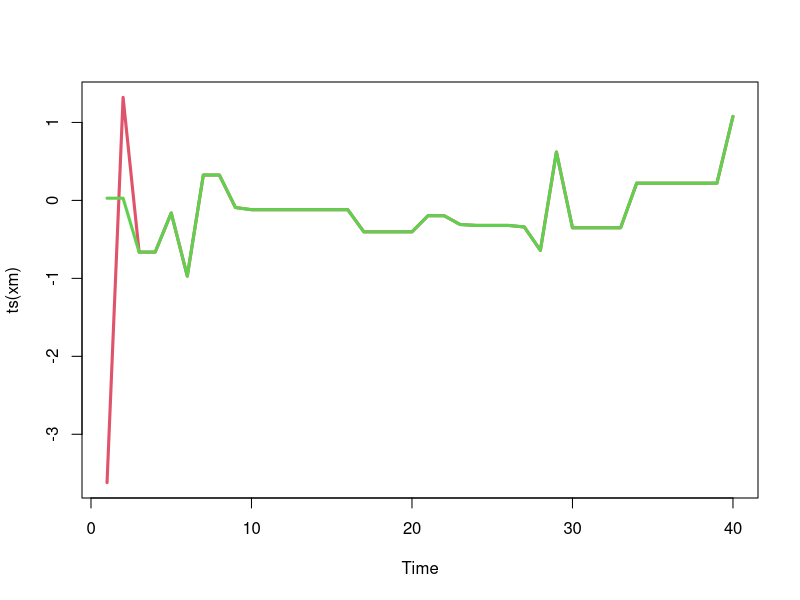
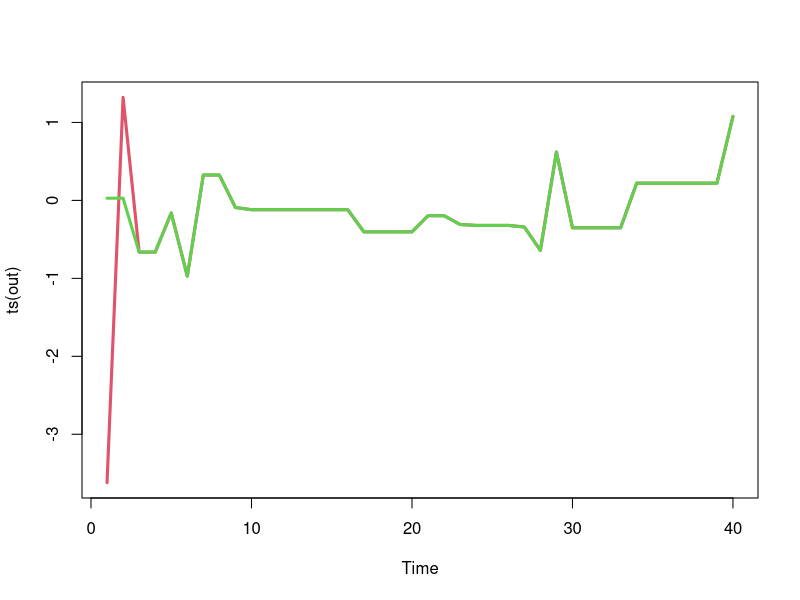
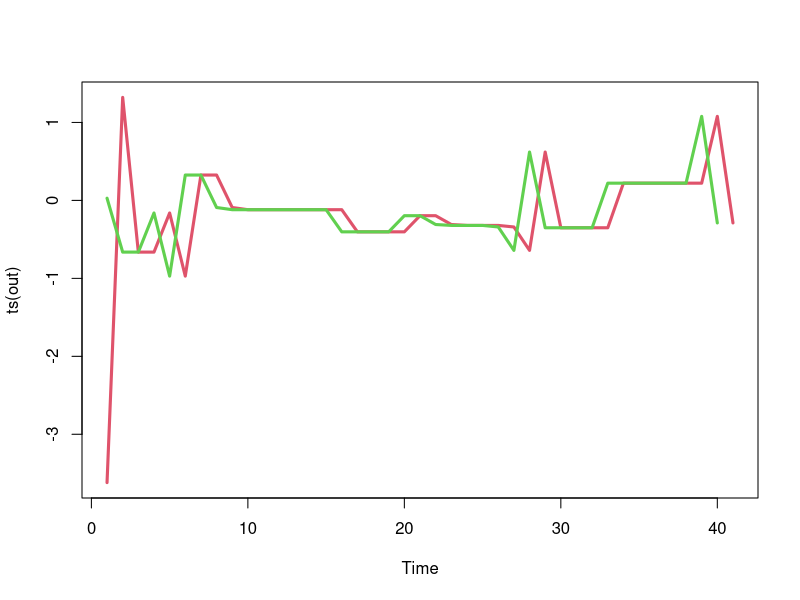
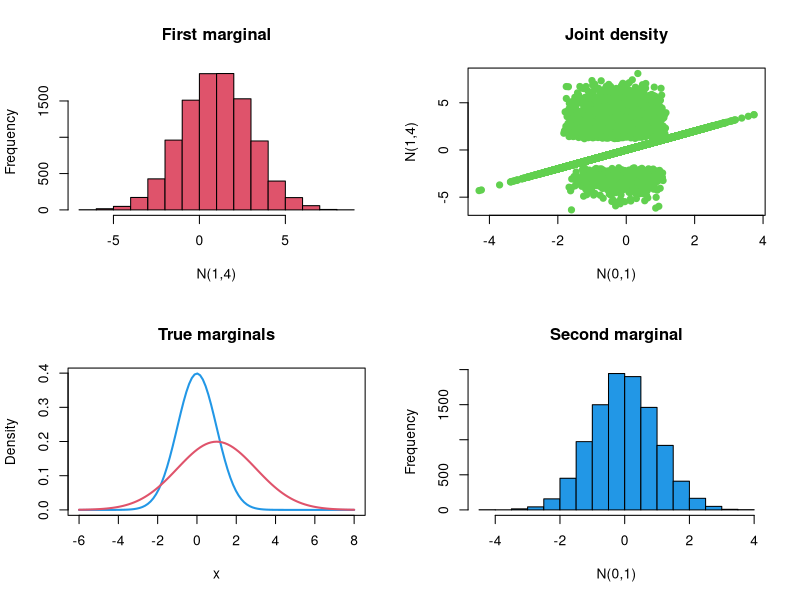
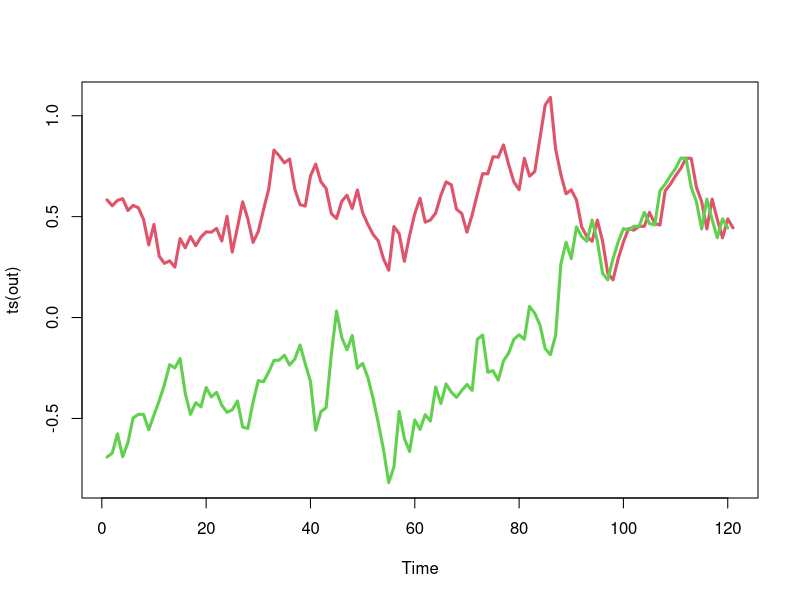
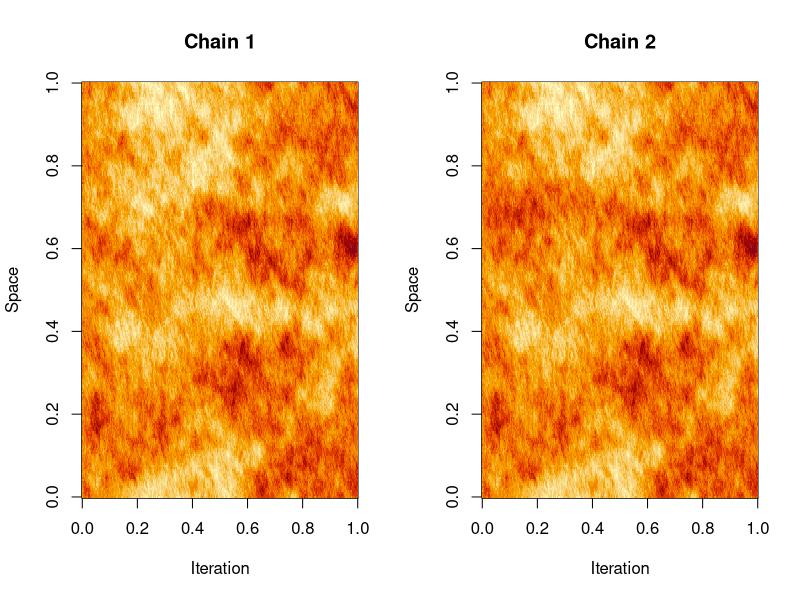
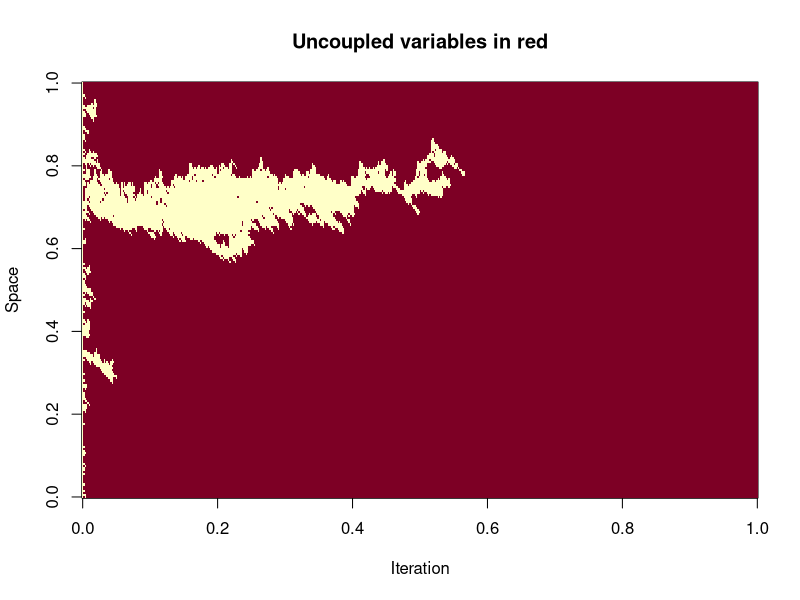
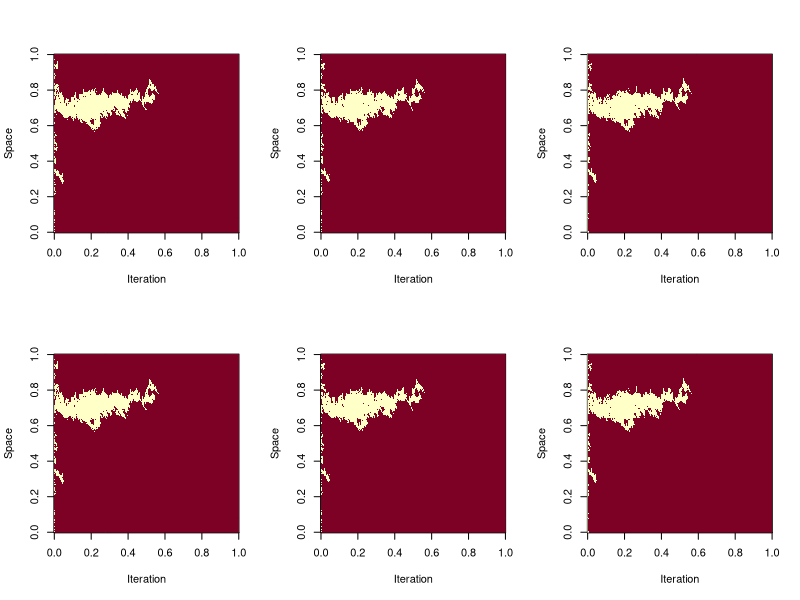

Generate these figures, in order, with R:
## ---- chunk 1
set.seed(4)
n = 40
xm = matrix(0, nrow=n, ncol=2)
x = rcauchy(2)
xm[1, ] = x
for (i in 2:n) {
  xs = rcauchy(1)
  u = runif(1)
  a = dnorm(xs, 0, 0.5)*dcauchy(x) / (
        dnorm(x, 0, 0.5)*dcauchy(xs) )
  x[u < a] = xs
  xm[i, ] = x
  }
## ---- chunk 2
plot(ts(xm), plot.type="single", col=c(2,3), lwd=3)
## ---- chunk 3
cmis = function(n, rpi0, dpi, rq, dq) {
    xm = matrix(0, nrow=n, ncol=2)
    x = c(rpi0(), rpi0())
    xm[1, ] = x
    for (i in 2:n) {
        xs = rq()
        u = runif(1)
        a = dpi(xs)*dq(x)/(dpi(x)*dq(xs))
        x[u < a] = xs
        xm[i, ] = x
    }
    xm
}
## ---- chunk 4
set.seed(4)
out = cmis(
    40,
    function() rcauchy(1),
    function(x) dnorm(x,0,0.5),
    function() rcauchy(1),
    function(x) dcauchy(x)
	)
## ---- chunk 5
plot(ts(out), plot.type="single", col=c(2,3), lwd=3)
## ---- chunk 6
cmis1 = function(n, rpi0, dpi, rq, dq) {
    xm = matrix(NA, nrow=n+1, ncol=2)
    x = c(rpi0(), rpi0()); xm[1, ] = x
    xs = rq(); u = runif(1)
    a = dpi(xs)*dq(x[1])/(dpi(x[1])*dq(xs))
    if (u < a) x[1] = xs
    xm[2,1] = x[1]
    for (i in 2:n) {
        xs = rq(); u = runif(1)
        a = dpi(xs)*dq(x)/(dpi(x)*dq(xs))
        x[u < a] = xs
        xm[i+1, 1] = x[1]; xm[i, 2] = x[2]
    }
    xm
}
## ---- chunk 7
set.seed(4)
out = cmis1(
    40,
    function() rcauchy(1),
    function(x) dnorm(x,0,0.5),
    function() rcauchy(1),
    function(x) dcauchy(x)
)
## ---- chunk 8
plot(ts(out), plot.type="single", col=c(2,3), lwd=3)
## ---- chunk 9
rcouple = function(rp, dp, rq, dq) {
    x = rp()
    w = runif(1,0,dp(x))
    if (w < dq(x))
        return(c(x,x))
    else repeat {
        ys = rq()
        ws = runif(1,0,dq(ys))
        if (ws > dp(ys))
            return(c(x,ys))
        }
    }
## ---- chunk 10
coupled = function()
    rcouple(
        function() rnorm(1,0,1),
        function(x) dnorm(x,0,1),
        function() rnorm(1,1,2),
        function(x) dnorm(x,1,2)
        )
		
set.seed(1)
xm = t(sapply(1:10000, function(x) coupled()))
## ---- chunk 11
doPlot = function(xm) {
    op = par(mfrow=c(2,2))
    hist(xm[,2], 20, xlab="N(1,4)", col=2,
		main="First marginal")
    plot(xm, pch=19, col=3, xlab="N(0,1)",
		ylab="N(1,4)", main="Joint density")
    curve(dnorm(x,0,1), -6, 8, col=4, lwd=2,
		ylab="Density", main="True marginals")
	curve(dnorm(x,1,2), col=2, lwd=2, add=TRUE)
    hist(xm[,1], 20, xlab="N(0,1)", col=4,
		main="Second marginal")
    par(op)
}
## ---- chunk 12
doPlot(xm)
## ---- chunk 13
cmh1 = function(n, rpi0, dpi, rq, dq) {
    xm = matrix(NA, nrow=n+1, ncol=2)
    x = c(rpi0(), rpi0()); xm[1, ] = x
    xs = rq(x[1]); u = runif(1)
    a = dpi(xs)*dq(xs,x[1])/(dpi(x[1])*dq(x[1],xs))
    if (u < a) x[1] = xs
    xm[2,1] = x[1]
    for (i in 2:n) {
		xs = rcouple(
          function() rq(x[1]), function(xp) dq(x[1],xp),
          function() rq(x[2]), function(xp) dq(x[2],xp) )
        u = runif(1)
        a = dpi(xs)*dq(xs,x)/(dpi(x)*dq(x,xs))
        x[u < a] = xs[u < a]
        xm[i+1, 1] = x[1]; xm[i, 2] = x[2] }
    xm
}
## ---- chunk 14
set.seed(3)

out = cmh1(
    120,
    function() rcauchy(1),
    function(x) dnorm(x,0,1),
    function(x) rnorm(1,x,0.1),
    function(x,xs) dnorm(xs,x,0.1)
)
## ---- chunk 15
plot(ts(out), plot.type="single", col=c(2,3), lwd=3)
## ---- chunk 16
car1 = function(n = 500, N = 200, a = 0.99) {
    arr = array(dim = c(n,N,2))
    x = matrix(rnorm(2*N, 2*sqrt(1/(1-a*a))), ncol=2)
    arr[1, , ] = x
    w = a/(1+a*a)
    csd = sqrt(1/(1+a*a))
    for (i in 2:n) {
        arr[i,1,] = rcouple(
            function() rnorm(1, w*(arr[i-1,N,1]+arr[i-1,2,1]), csd),
            function(xp) dnorm(xp, w*(arr[i-1,N,1]+arr[i-1,2,1]), csd),
            function() rnorm(1, w*(arr[i-1,N,2]+arr[i-1,2,2]), csd),
            function(xp) dnorm(xp, w*(arr[i-1,N,2]+arr[i-1,2,2]), csd)
        )
        for (j in 2:(N-1)) {
            arr[i,j,] = rcouple(
                function() rnorm(1, w*(arr[i,j-1,1]+arr[i-1,j+1,1]), csd),
                function(xp) dnorm(xp, w*(arr[i,j-1,1]+arr[i-1,j+1,1]), csd),
                function() rnorm(1, w*(arr[i,j-1,2]+arr[i-1,j+1,2]), csd),
                function(xp) dnorm(xp, w*(arr[i,j-1,2]+arr[i-1,j+1,2]), csd)
            )
        }
        arr[i,N,] = rcouple(
            function() rnorm(1, w*(arr[i,N-1,1]+arr[i,1,1]), csd),
            function(xp) dnorm(xp, w*(arr[i,N-1,1]+arr[i,1,1]), csd),
            function() rnorm(1, w*(arr[i,N-1,2]+arr[i,1,2]), csd),
            function(xp) dnorm(xp, w*(arr[i,N-1,2]+arr[i,1,2]), csd)
        )
    }
    arr
}
    
set.seed(3)
arr = car1()
op = par(mfrow=c(1,2))
image(arr[,,1], main="Chain 1", xlab="Iteration", ylab="Space")
image(arr[,,2], main="Chain 2", xlab="Iteration", ylab="Space")
par(op)
## ---- chunk 17
image(1*((arr[,,1]-arr[,,2]) == 0.0), ylab="Space",
      main="Uncoupled variables in red", xlab="Iteration")
## ---- chunk 18
op = par(mfrow=c(2,3))
for (i in 1:6) {
    ##arr = car1()
    image(1*((arr[,,1]-arr[,,2]) == 0.0), ylab="Space",
          xlab="Iteration")
}
par(op)
